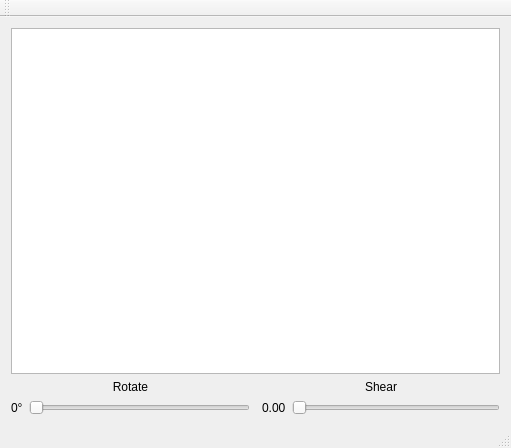
<?xml version="1.0" encoding="UTF-8"?>
<ui version="4.0">
 <class>MainWindow</class>
 <widget class="QMainWindow" name="MainWindow">
  <property name="geometry">
   <rect>
    <x>0</x>
    <y>0</y>
    <width>511</width>
    <height>448</height>
   </rect>
  </property>
  <property name="windowTitle">
   <string>MainWindow</string>
  </property>
  <property name="autoFillBackground">
   <bool>false</bool>
  </property>
  <widget class="QWidget" name="centralWidget">
   <layout class="QGridLayout" name="gridLayout_3">
    <item row="1" column="0">
     <layout class="QGridLayout" name="gridLayout_2">
      <item row="1" column="0">
       <widget class="QLabel" name="label_R">
        <property name="text">
         <string>0°</string>
        </property>
       </widget>
      </item>
      <item row="1" column="1">
       <widget class="QSlider" name="horizontalSlider_R">
        <property name="maximum">
         <number>359</number>
        </property>
        <property name="orientation">
         <enum>Qt::Horizontal</enum>
        </property>
       </widget>
      </item>
      <item row="0" column="0" colspan="2">
       <widget class="QLabel" name="label_4">
        <property name="text">
         <string>Rotate</string>
        </property>
        <property name="alignment">
         <set>Qt::AlignCenter</set>
        </property>
       </widget>
      </item>
     </layout>
    </item>
    <item row="1" column="1">
     <widget class="QLabel" name="label_2">
      <property name="text">
       <string>&lt;html&gt;&lt;head/&gt;&lt;body&gt;&lt;p&gt;&lt;img src=&quot;:/img/img/lay.png&quot; width=&quot;115&quot; height=&quot;30&quot;/&gt;&lt;/p&gt;&lt;/body&gt;&lt;/html&gt;</string>
      </property>
     </widget>
    </item>
    <item row="1" column="2">
     <layout class="QGridLayout" name="gridLayout">
      <item row="1" column="0">
       <widget class="QLabel" name="label_S">
        <property name="text">
         <string>0.00</string>
        </property>
       </widget>
      </item>
      <item row="1" column="1">
       <widget class="QSlider" name="horizontalSlider_S">
        <property name="maximum">
         <number>100</number>
        </property>
        <property name="orientation">
         <enum>Qt::Horizontal</enum>
        </property>
       </widget>
      </item>
      <item row="0" column="0" colspan="2">
       <widget class="QLabel" name="label_5">
        <property name="text">
         <string>Shear</string>
        </property>
        <property name="alignment">
         <set>Qt::AlignCenter</set>
        </property>
       </widget>
      </item>
     </layout>
    </item>
    <item row="0" column="0" colspan="3">
     <widget class="QGraphicsView" name="graphicsView"/>
    </item>
   </layout>
  </widget>
  <widget class="QMenuBar" name="menuBar">
   <property name="geometry">
    <rect>
     <x>0</x>
     <y>0</y>
     <width>511</width>
     <height>21</height>
    </rect>
   </property>
  </widget>
  <widget class="QToolBar" name="mainToolBar">
   <attribute name="toolBarArea">
    <enum>TopToolBarArea</enum>
   </attribute>
   <attribute name="toolBarBreak">
    <bool>false</bool>
   </attribute>
  </widget>
  <widget class="QStatusBar" name="statusBar"/>
 </widget>
 <layoutdefault spacing="6" margin="11"/>
 <resources/>
 <connections/>
</ui>
